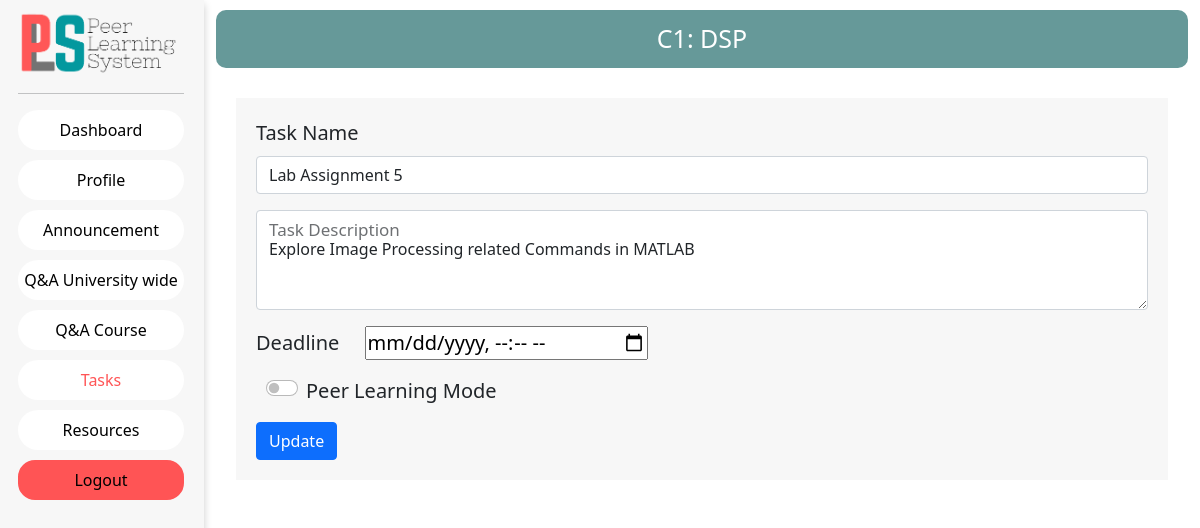
The page /user/dashboard/C1/tasks/T5/updatetask (signed in) on the database as committed earlier.
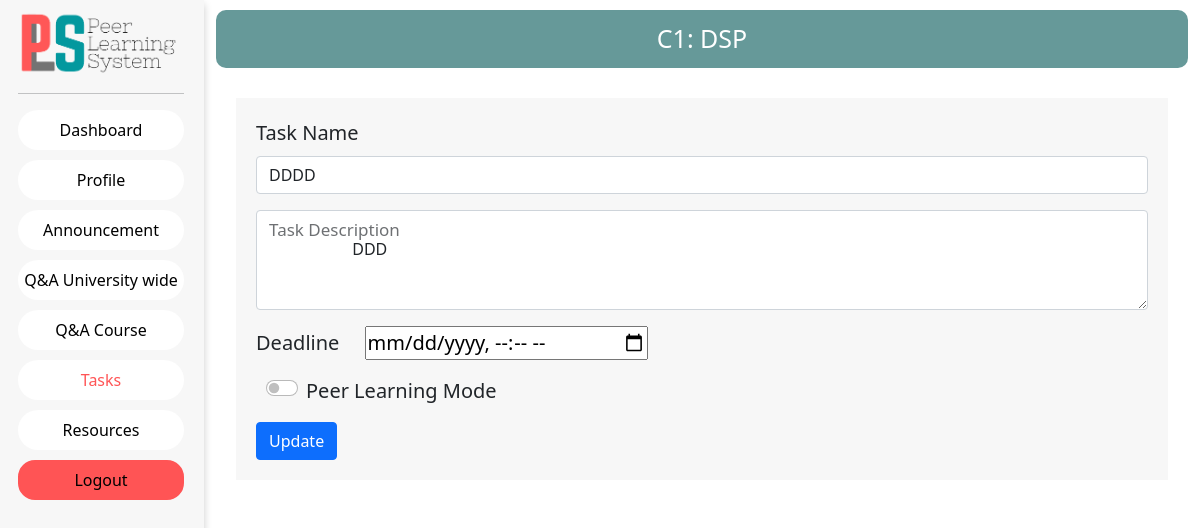
The same page on the database as committed later.
### guest/models.py (models this page shows)
class Task(models.Model):
    Id = models.CharField(max_length=6, primary_key=True)
    Faculty_Id = models.ForeignKey(Faculty, on_delete=models.CASCADE)
    Course_Id = models.ForeignKey(Course , on_delete=models.CASCADE)
    Title = models.CharField(max_length=100)
    Content = models.CharField(max_length=2000)
    Deadline = models.DateTimeField(null=False)
    peer_mode = models.BooleanField(default=False)
    Added_date = models.DateTimeField(null=True,auto_now_add=True)

### faculty/views.py (the view)
# urls.py: path('dashboard/<slug:course_id>/tasks/<slug:task_id>/updatetask', views.Updatetask, name='Updatetask'),
def Updatetask(request,course_id,task_id):
    course=Course.objects.get(Id=course_id)
    faculty_id = request.session["Id"]
    task=Task.objects.get(Id=task_id)
    context={
        'course':course,
        'faculty_id':faculty_id,
        'task':task,
        'update':True
    }
    return render(request,'Task_details.html',context=context)

### faculty/templates/Task_details.html (shortened to what this page needs)
{% extends 'faculty/templates/start_base.html' %}
{% load static %}
{% block extra_css %}
<link rel="stylesheet" href="{% static 'css/task_details.css' %}">
{% endblock extra_css %}
{% block nav_link %}
<li class="nav-item">
    <a class="nav-link" href="{% url 'QNACourse' course.Id %}">Q&A Course</a>
</li>
<li class="nav-item">
    <a class="nav-link task" href="{% url 'tasks' course.Id %}">Tasks</a>
</li>
<li class="nav-item">
    <a class="nav-link" href="{% url 'resources' course.Id %}">Resources</a>
</li>
{% endblock nav_link %}
{% block body %}
<div class="task_details_con">
    <div class="course_name">
        {{ course.Id }}: {{ course.Name }}
    </div>
    <div class="whole_form">
        {% if update %}
        <form action="{% url 'UpdatetaskAfter' course.Id task.Id %}" method="POST">
            {% else %}
            <form action="{% url 'newtask' course.Id %}" method="POST">
            {% endif %}
            <div class="mb-3">
                <label for="task_name" class="form-label">Task Name</label>
                <input type="text" name="task_name" class="form-control" id="task_name" value="{{ task.Title }}">
            </div>
            <div class="mb-3">
                <div class="form-floating">
                    <textarea class="form-control" name="task_desc" placeholder="Leave a comment here" id="task_desc"
                        style="height: 100px">{{ task.Content }}
                    </textarea>
                    <label for="task_desc">Task Description </label>
                </div>
            </div>
            <div class="mb-3">
                <label class="form-check-label deadline_css" for="exampleCheck1">Deadline</label>
                <input type="datetime-local" id="deadline" name="deadline" value='{{ task.Deadline|time }}'>
            </div>
            <div class="mb-3">
                <div class="form-check form-switch">
                    <label class="form-check-label" for="peer_mode"
                  >Peer Learning Mode</label>
                <input class="form-check-input form-control" id="peer_mode" name="peer_mode" type="checkbox"{% if task.peer_mode %} checked="checked"{% endif %}/>
                  </div>
            </div>
            {% if update %}
            <button type="submit" class="btn btn-primary">Update</button>
            {% else %}
            <button type="submit" class="btn btn-primary">Submit</button>
            {% endif %}
        </form>
    </div>
</div>
{% endblock body %}

Rows that differ between the two databases and show on the page:
changed Task: task_name "Lab Assignment 5" → "DDDD"; task_desc "Explore Image Processing related Commands in MATLAB" → "DDD"
